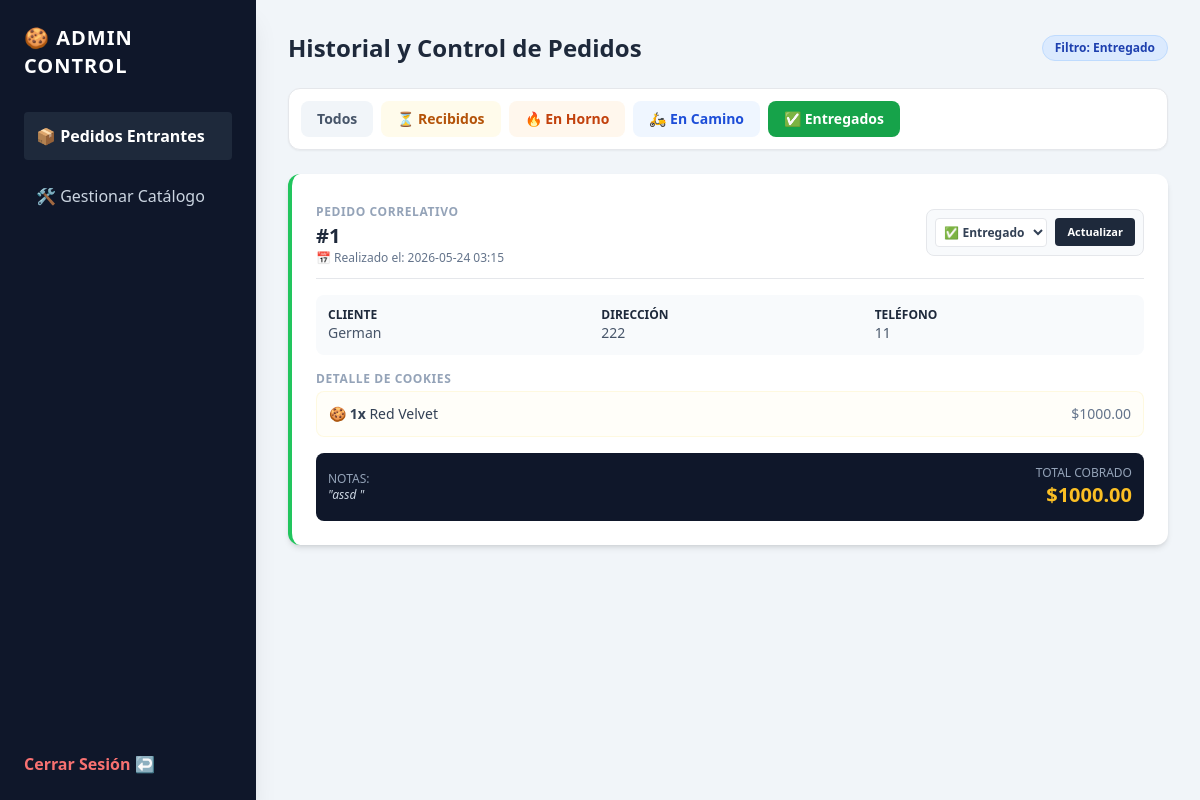
The page /admin/dashboard?status=Entregado (signed in) on the database its author committed.
### app.py (models this page shows)
class CookieOrder(db.Model):
    id = db.Column(db.Integer, primary_key=True) # Este ID será nuestro número de pedido incremental
    customer_name = db.Column(db.String(100), nullable=False)
    address = db.Column(db.String(200), nullable=False)
    phone = db.Column(db.String(20), nullable=False)
    notes = db.Column(db.Text, nullable=True)
    total = db.Column(db.Float, nullable=False)
    status = db.Column(db.String(50), default='Recibido')
    created_at = db.Column(db.DateTime, default=datetime.utcnow) # NUEVO: Registro de fecha y hora
    items = db.relationship('OrderItem', backref='order', lazy=True)

class OrderItem(db.Model):
    id = db.Column(db.Integer, primary_key=True)
    order_id = db.Column(db.Integer, db.ForeignKey('cookie_order.id'), nullable=False)
    product_id = db.Column(db.Integer, db.ForeignKey('product.id'), nullable=False)
    quantity = db.Column(db.Integer, nullable=False)
    price = db.Column(db.Float, nullable=False)
    product = db.relationship('Product')

class Product(db.Model):
    id = db.Column(db.Integer, primary_key=True)
    name = db.Column(db.String(100), nullable=False)
    description = db.Column(db.Text, nullable=True)
    price = db.Column(db.Float, nullable=False)
    image_url = db.Column(db.String(200), nullable=True)
    active = db.Column(db.Integer, default=1)
    stock = db.Column(db.Integer, default=0)

### app.py (the view, shortened to what this page needs)
@app.route('/admin')
@app.route('/admin/dashboard', methods=['GET', 'POST'])
def admin_dashboard():
    if not check_admin_auth():
        return redirect(url_for('admin_login'))
    status_filter = request.args.get('status', 'Todos')
    if status_filter == 'Todos':
        orders = CookieOrder.query.order_by(CookieOrder.id.desc()).all()
    else:
        orders = CookieOrder.query.filter_by(status=status_filter).order_by(CookieOrder.id.desc()).all()
    return render_template('admin/dashboard.html', orders=orders, current_filter=status_filter)

### app.py (called while the page is built)
def check_admin_auth():
    return 'admin_logged_in' in session

### templates/admin/dashboard.html (shortened to what this page needs)
<!DOCTYPE html>
<html lang="es">
<head>
    <script src="https://cdn.tailwindcss.com"></script>
</head>
<body class="bg-slate-100 min-h-screen flex">
    <div class="w-64 bg-slate-900 text-slate-300 p-6 flex flex-col justify-between shadow-xl">
        <div>
            <h2 class="text-xl font-black text-white mb-8 tracking-wider">🍪 ADMIN CONTROL</h2>
            <nav class="space-y-3">
                <a href="{{ url_for('admin_dashboard') }}" class="block bg-slate-800 text-white p-3 rounded font-bold">📦 Pedidos Entrantes</a>
                <a href="{{ url_for('admin_products') }}" class="block p-3 rounded hover:bg-slate-800 transition">🛠 Gestionar Catálogo</a>
            </nav>
        </div>
        <a href="{{ url_for('admin_logout') }}" class="text-red-400 font-bold hover:underline">Cerrar Sesión ↩</a>
    </div>
    <div class="flex-grow p-8">
        <div class="flex justify-between items-center mb-6">
            <h2 class="text-2xl font-black text-slate-800">Historial y Control de Pedidos</h2>
            <span class="bg-blue-100 text-blue-800 text-xs font-semibold px-3 py-1 rounded-full border border-blue-200">Filtro: {{ current_filter }}</span>
        </div>
        <div class="flex flex-wrap gap-2 mb-6 bg-white p-3 rounded-xl shadow-sm border">
            <a href="{{ url_for('admin_dashboard', status='Todos') }}" class="px-4 py-2 rounded-lg text-sm font-bold transition {% if current_filter == 'Todos' %} bg-slate-800 text-white {% else %} bg-slate-100 text-slate-600 hover:bg-slate-200 {% endif %}">Todos</a>
            <a href="{{ url_for('admin_dashboard', status='Recibido') }}" class="px-4 py-2 rounded-lg text-sm font-bold transition {% if current_filter == 'Recibido' %} bg-amber-500 text-white {% else %} bg-amber-50 text-amber-700 hover:bg-amber-100 {% endif %}">⏳ Recibidos</a>
            <a href="{{ url_for('admin_dashboard', status='En horno') }}" class="px-4 py-2 rounded-lg text-sm font-bold transition {% if current_filter == 'En horno' %} bg-orange-500 text-white {% else %} bg-orange-50 text-orange-700 hover:bg-orange-100 {% endif %}">🔥 En Horno</a>
            <a href="{{ url_for('admin_dashboard', status='En camino') }}" class="px-4 py-2 rounded-lg text-sm font-bold transition {% if current_filter == 'En camino' %} bg-blue-500 text-white {% else %} bg-blue-50 text-blue-700 hover:bg-blue-100 {% endif %}">🛵 En Camino</a>
            <a href="{{ url_for('admin_dashboard', status='Entregado') }}" class="px-4 py-2 rounded-lg text-sm font-bold transition {% if current_filter == 'Entregado' %} bg-green-600 text-white {% else %} bg-green-50 text-green-700 hover:bg-green-100 {% endif %}">✅ Entregados</a>
        </div>
        <div class="space-y-4">
            {% for order in orders %}
            <div class="bg-white p-6 rounded-xl shadow-md border-l-4 transition hover:shadow-lg
                {% if order.status == 'Recibido' %} border-amber-400 {% elif order.status == 'En horno' %} border-orange-500 {% elif order.status == 'En camino' %} border-blue-500 {% else %} border-green-500 {% endif %}">
                <div class="flex flex-col md:flex-row justify-between items-start md:items-center gap-4 mb-4 border-b pb-3">
                    <div>
                        <span class="text-xs font-black tracking-wider text-slate-400 uppercase">PEDIDO CORRELATIVO</span>
                        <h3 class="text-xl font-black text-slate-800">#{{ order.id }}</h3>
                        <p class="text-xs text-slate-500 font-medium">📅 Realizado el: {{ order.created_at.strftime('%Y-%m-%d %H:%M') }}</p>
                    </div>
                    <form method="POST" class="flex gap-2 items-center bg-slate-50 p-2 rounded-lg border">
                        <select name="status" class="text-xs font-bold p-1 bg-white border rounded text-slate-700 focus:outline-none">
                            <option value="Entregado" {% if order.status == 'Entregado' %}selected{% endif %}>✅ Entregado</option>
                        </select>
                        <button type="submit" class="bg-slate-800 hover:bg-slate-900 text-white text-[11px] font-bold px-3 py-1.5 rounded transition">Actualizar</button>
                    </form>
                </div>
                <div class="grid grid-cols-1 md:grid-cols-3 gap-4 text-sm text-slate-600 mb-4 bg-slate-50 p-3 rounded-lg">
                    <div><strong class="text-slate-800 text-xs block">CLIENTE</strong> {{ order.customer_name }}</div>
                    <div><strong class="text-slate-800 text-xs block">DIRECCIÓN</strong> {{ order.address }}</div>
                    <div><strong class="text-slate-800 text-xs block">TELÉFONO</strong> {{ order.phone }}</div>
                </div>
                <div class="mb-4">
                    <strong class="text-xs text-slate-400 block tracking-wider mb-1 uppercase">Detalle de Cookies</strong>
                    <ul class="space-y-1 bg-amber-50/30 p-3 rounded-lg border border-amber-100/50">
                        {% for item in order.items %}
                        <li class="text-sm text-slate-700 flex justify-between">
                            <span>🍪 <strong>{{ item.quantity }}x</strong> {{ item.product.name }}</span>
                            <span class="font-medium text-slate-500">${{ "%.2f"|format(item.price * item.quantity) }}</span>
                        </li>
                        {% endfor %}
                    </ul>
                </div>
                <div class="flex justify-between items-center bg-slate-900 text-white p-3 rounded-lg">
                    <div class="text-xs"><strong class="text-slate-400 block font-normal">NOTAS:</strong> <span class="italic text-slate-300">"{{ order.notes }}"</span></div>
                    <div class="text-right"><span class="text-xs text-slate-400 block">TOTAL COBRADO</span><span class="text-xl font-black text-amber-400">${{ "%.2f"|format(order.total) }}</span></div>
                </div>
            </div>
            {% endfor %}
        </div>
    </div>
</body>
</html>

### rows shown on the page
CookieOrder: status "Entregado", id "1", created_at "2026-05-24 03:15", status "✅ Entregado", customer_name "German", address "222", phone "11", notes "assd", total "1000.00"
OrderItem: quantity "1", product.name "Red Velvet", item.price*item.quantity "1000.00"
